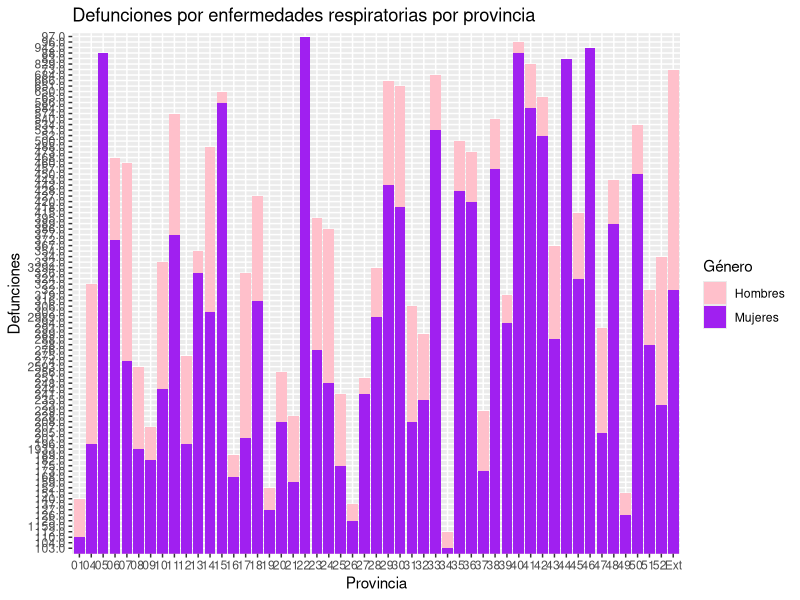

This chart was generated by the following R code:
## ---- chunk 1
knitr::opts_chunk$set(echo = TRUE)
## ---- chunk 2
library(readxl)
library(dplyr)
library(ggplot2)
## ---- chunk 3
defuncion <-read_excel("defunciones.xlsx")
defuncion_resp<-defuncion %>%
  slice(1338:1500)%>%
  select(1,3)%>%
  rename(Provincia = 1, defunciones= 2)
print(defuncion_resp)
## ---- chunk 4
defuncion_resp_total<-defuncion_resp %>%
  slice(3:54)%>%
  select(1,2)
defuncion_resp_total

## ---- chunk 5
defuncion_resp_mujeres<-defuncion_resp %>%
  slice(113:164)%>%
  select(1,2)%>%
  rename(defunciones_mujeres= 2)
defuncion_resp_mujeres
## ---- chunk 6
defuncion_resp_hombres<-defuncion_resp %>%
  slice(58:109)%>%
  select(1,2)%>%
  rename(defunciones_hombres= 2)
defuncion_resp_hombres
## ---- chunk 7

# combinar
defuncion_resp_combinada <- merge(defuncion_resp_hombres, defuncion_resp_mujeres, by = "Provincia")
defuncion_resp_combinada$Provincia <- substr(defuncion_resp_combinada$Provincia, 1,3)
ggplot(defuncion_resp_combinada, aes(x = Provincia)) +
  geom_bar(aes(y = defunciones_hombres, fill = "Hombres"), position = "dodge", stat = "identity") +
  geom_bar(aes(y = defunciones_mujeres, fill = "Mujeres"), position = "dodge", stat = "identity") +
  labs(title = "Defunciones por enfermedades respiratorias por provincia",
       x = "Provincia",
       y = "Defunciones",
       fill = "Género") +
  scale_fill_manual(values = c("Hombres" = "pink", "Mujeres" = "purple"))
